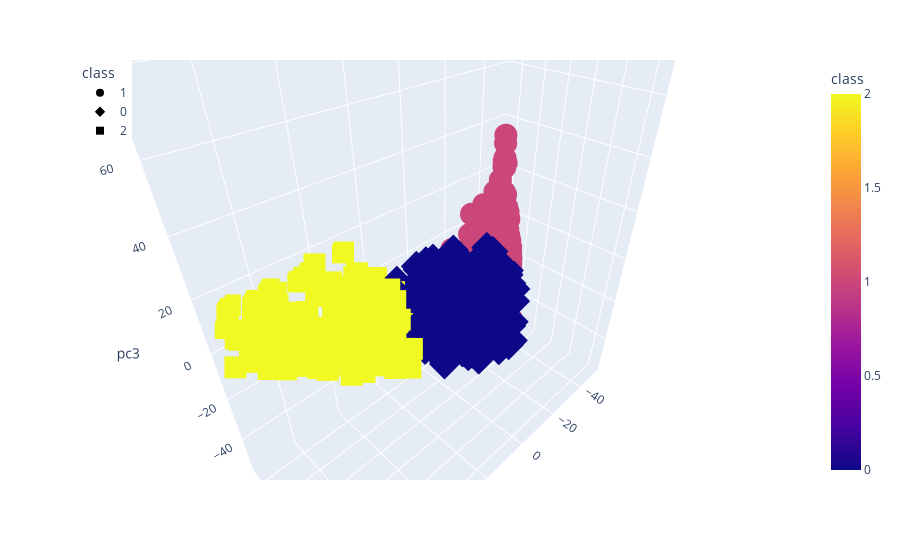

The code cell stored with this chart in its notebook:
### Code cell
# Plotting OVR Model
fig = px.scatter_3d(
    pca_three,
    x="pc1",
    y="pc2",
    z="pc3",
    color="class",
    symbol="class",
    hover_name = pca_three.index,
    width=800,
)
fig.update_layout(legend=dict(x=0, y=1))
fig.show()

### Figure 1 — Plotly figure (JSON) as saved in the notebook; plotly's stock layout.template omitted (floating-point values rounded to 4 significant figures; data arrays with more than 128 entries replaced by an {"elided": "..."} marker saying what was removed)
{"data": [{"hovertemplate": "<b>%{hovertext}</b><br><br>class=%{marker.color}<br>pc1=%{x}<br>pc2=%{y}<br>pc3=%{z}<extra></extra>", "hovertext": {"elided": "383 int values"}, "legendgroup": "1", "marker": {"color": {"elided": "383 int values"}, "coloraxis": "coloraxis", "symbol": "circle"}, "mode": "markers", "name": "1", "scene": "scene", "showlegend": true, "type": "scatter3d", "x": {"elided": "383 float values"}, "y": {"elided": "383 float values"}, "z": {"elided": "383 float values"}}, {"hovertemplate": "<b>%{hovertext}</b><br><br>class=%{marker.color}<br>pc1=%{x}<br>pc2=%{y}<br>pc3=%{z}<extra></extra>", "hovertext": {"elided": "379 int values"}, "legendgroup": "0", "marker": {"color": {"elided": "379 int values"}, "coloraxis": "coloraxis", "symbol": "diamond"}, "mode": "markers", "name": "0", "scene": "scene", "showlegend": true, "type": "scatter3d", "x": {"elided": "379 float values"}, "y": {"elided": "379 float values"}, "z": {"elided": "379 float values"}}, {"hovertemplate": "<b>%{hovertext}</b><br><br>class=%{marker.color}<br>pc1=%{x}<br>pc2=%{y}<br>pc3=%{z}<extra></extra>", "hovertext": {"elided": "196 int values"}, "legendgroup": "2", "marker": {"color": {"elided": "196 int values"}, "coloraxis": "coloraxis", "symbol": "square"}, "mode": "markers", "name": "2", "scene": "scene", "showlegend": true, "type": "scatter3d", "x": {"elided": "196 float values"}, "y": {"elided": "196 float values"}, "z": {"elided": "196 float values"}}], "layout": {"autosize": true, "coloraxis": {"colorbar": {"title": {"text": "class"}}, "colorscale": [[0, "#0d0887"], [0.1111, "#46039f"], [0.2222, "#7201a8"], [0.3333, "#9c179e"], [0.4444, "#bd3786"], [0.5556, "#d8576b"], [0.6667, "#ed7953"], [0.7778, "#fb9f3a"], [0.8889, "#fdca26"], [1, "#f0f921"]]}, "legend": {"title": {"text": "class"}, "tracegroupgap": 0, "x": 0, "y": 1}, "margin": {"t": 60}, "scene": {"aspectmode": "auto", "aspectratio": {"x": 1.256, "y": 0.5854, "z": 1.36}, "camera": {"center": {"x": 0, "y": 0, "z": 0}, "eye": {"x": 0.893, "y": 0.893, "z": 0.893}, "projection": {"type": "perspective"}, "up": {"x": 0, "y": 0, "z": 1}}, "domain": {"x": [0, 1], "y": [0, 1]}, "xaxis": {"title": {"text": "pc1"}, "type": "linear"}, "yaxis": {"title": {"text": "pc2"}, "type": "linear"}, "zaxis": {"title": {"text": "pc3"}, "type": "linear"}}}}
